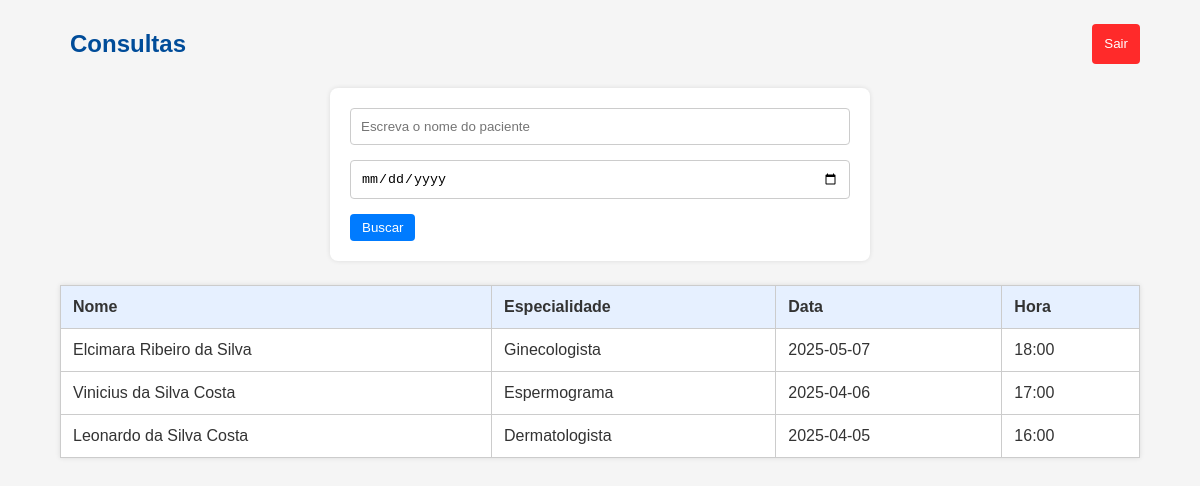
/listar_consultas (signed in), run on the app's committed database.
### app/models.py (models this page shows)
class Consulta(db.Model):
    id = db.Column(db.Integer, primary_key=True)
    nome = db.Column(db.String(255))
    especialidade = db.Column(db.String(40))
    data = db.Column(db.Date)
    hora = db.Column(db.Integer)
    email = db.Column(db.String(100))

### app/consultas.py (the view)
@consultas_bp.route('/listar_consultas', methods=['GET'])
@login_required
def listar_consultas():
    nome = request.args.get('nome')
    data = request.args.get('data')
    consultas = Consulta.query
    if nome:
        nome.lower()
        consultas = consultas.filter(func.lower(Consulta.nome).like(f"%{nome.lower()}%"))
    if data:
        consultas = consultas.filter(func.date(Consulta.data) == data)
    consultas = consultas.all()
    today = datetime.today().date()
    consultas.sort(key=lambda c: abs((c.data - today).days))
    return render_template('consultas/listar_consultas.html', consultas=consultas)

### app/consultas.py (called while the page is built)
def login_required(f):
    @wraps(f)
    def decorated_function(*args, **kwargs):
        if 'usuario_id' not in session:
            flash("Você precisa estar logado para acessar esta página.", "warning")
            return redirect(url_for('auth.efetua_login'))
        return f(*args, **kwargs)
    return decorated_function

### app/templates/consultas/listar_consultas.html (shortened to what this page needs)
<!DOCTYPE html>
<html lang="pt-br">
  <head>
    <link
      rel="stylesheet"
      href="{{ url_for('static', filename='style.css') }}"
    />
  </head>
  <body>
    <div class="header-btn">
      <div class="container-nav">
        <h2>Consultas</h2>
      </div>
      <div>
        <a href="/logout"><button class="btn-logout">Sair</button></a>
      </div>
    </div>
    <form class="form-pesquisa" action="">
      <input
        type="text"
        name="nome"
        value="{{ request.args.get('nome', '') }}"
        placeholder="Escreva o nome do paciente"
        id=""
      />
      <input
        type="date"
        name="data"
        value="{{ request.args.get('data', '') }}"
        placeholder="Data"
        id=""
      />
      <button type="submit">Buscar</button>
    </form>
    <table border="1" cellpadding="8">
      <tr>
        <th>Nome</th>
        <th>Especialidade</th>
        <th>Data</th>
        <th>Hora</th>
      </tr>
      {% for c in consultas %}
      <tr>
        <td>{{ c.nome }}</td>
        <td>{{ c.especialidade }}</td>
        <td>{{ c.data }}</td>
        <td>{{ c.hora }}</td>
      </tr>
      {% endfor %}
    </table>
  </body>
</html>

### app/static/style.css (style rules this page uses)
body { font-family: Arial, sans-serif; margin: 0 60px; font-size: 16px; background-color: #f5f5f5; color: #333; }
h2 { font-size: 24px; color: #004c99; }
table { width: 100%; border-collapse: collapse; background: #fff; box-shadow: 0 0 5px rgba(0, 0, 0, 0.1); }
th, td { padding: 12px; border: 1px solid #ccc; text-align: left; }
th { background-color: #e6f0ff; }
button { padding: 6px 12px; background-color: #007bff; color: white; border: none; border-radius: 4px; cursor: pointer; }
a button { background-color: #28a745; }
form { background-color: white; padding: 20px; border-radius: 8px; max-width: 500px; margin: auto; box-shadow: 0 0 5px rgba(0, 0, 0, 0.1); }
input[type="text"], input[type="email"], input[type="date"], input[type="time"], input[type="password"] { width: 100%; padding: 10px; margin-bottom: 15px; border: 1px solid #ccc; border-radius: 4px; box-sizing: border-box; }
.form-pesquisa { margin-bottom: 1.5rem; }
.header-btn { display: flex; align-items: center; text-align: center; justify-content: space-between; }
.btn-logout { background-color: rgb(255, 42, 42); margin-left: 1rem; padding: 6px 12px; height: 40px; }
.container-nav { display: flex; gap: 20px; justify-content: flex-end; align-items: center; padding: 10px; }

### data on the page
Consulta: nome "Elcimara Ribeiro da Silva", especialidade "Ginecologista", data "2025-05-07", hora "18:00"
Consulta: nome "Vinicius da Silva Costa", especialidade "Espermograma", data "2025-04-06", hora "17:00"
Consulta: nome "Leonardo da Silva Costa", especialidade "Dermatologista", data "2025-04-05", hora "16:00"
